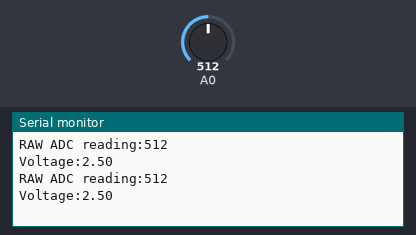
This sketch was run on a simulated Arduino Uno, built with avr-gcc and run on an emulated ATmega328P. Parts: the last lines printed to the serial monitor. Inputs (shaded band) come from the test bench; at power-on: A0 = 512.

Above: at 1.8 s.
1.9 s: A0 set to 716
At 2.8 s:
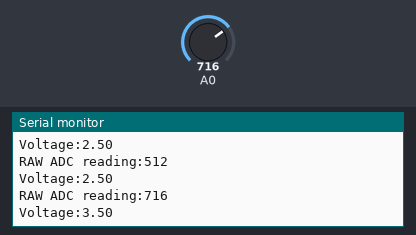
3.4 s: A0 set to 900
At 4.8 s:
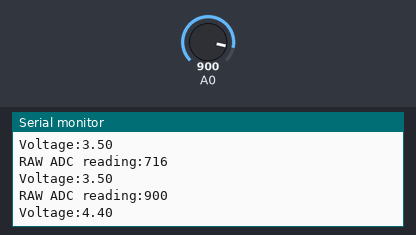
Timing chart, 0 to 6.4 s (numbered marks = the images above; inputs shaded):
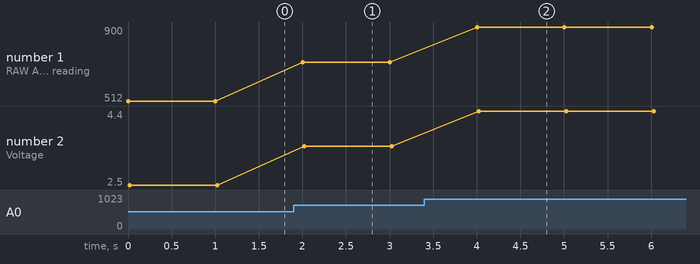

The sketch:

7Lab2_CO.ino
```cpp
/*
  Lab 2 Excercise: Gas Sensor

  Returns the read of gas sensor.

  V1
  created 09 March 2022
  by Andre Pascual
  Bill Castillo
  Desirae Minnett
  Ieza Ramos
*/

void setup() {
  // put your setup code here, to run once:

  Serial.begin(9600);
}

void loop() {
  // put your main code here, to run repeatedly:
  int adc_MQ=analogRead(A0);
  float voltage= adc_MQ*(5.0/1023.0);

  Serial.print("RAW ADC reading:");
  Serial.println (adc_MQ);

  Serial.print ("Voltage:");
  Serial.println(voltage);
  delay(1000);
}
```

Measured:
- after the input at 1.9 s, the serial monitor: prints a new line after 0.10 s (image 1)
- after the input at 3.4 s, the serial monitor: prints a new line after 0.60 s (image 2)
- plotted number 1: 512 → 716 after the input at 1.9 s, 716 → 900 after the input at 3.4 s
- plotted number 2: 2.5 → 3.5 after the input at 1.9 s, 3.5 → 4.4 after the input at 3.4 s
